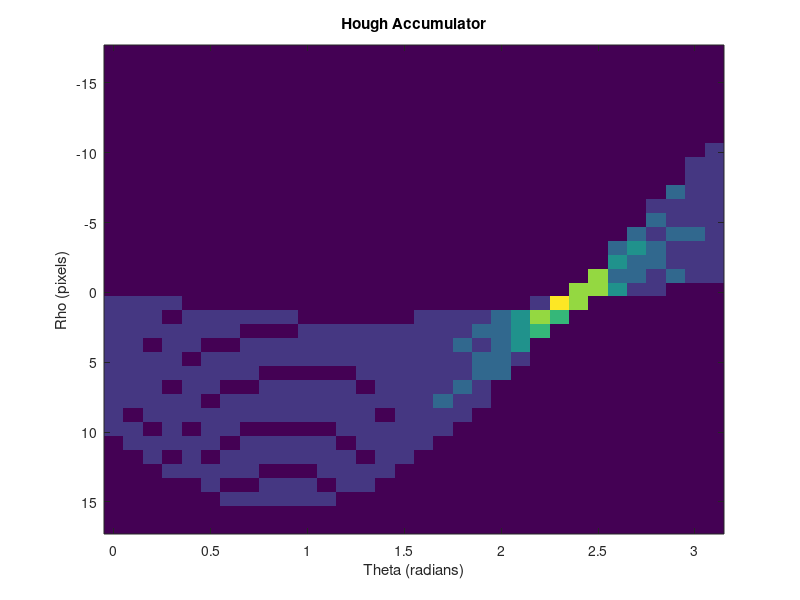
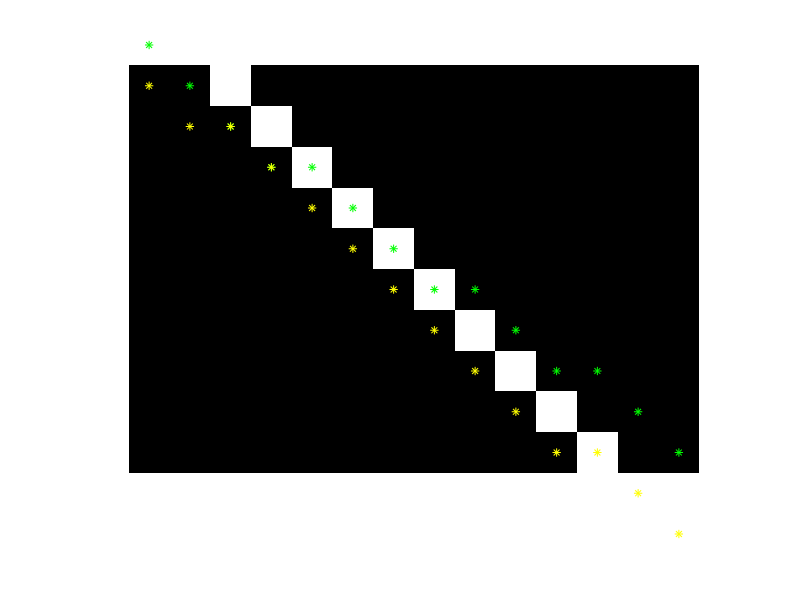

Recreate these plots in MATLAB, in order.
% Load a binary matrix that only contains 1 lineIm = [0 0 1 0 0 0 0 0 0 0 0 0 0 0;...      0 0 0 1 0 0 0 0 0 0 0 0 0 0;...      0 0 0 0 1 0 0 0 0 0 0 0 0 0;...      0 0 0 0 0 1 0 0 0 0 0 0 0 0;...      0 0 0 0 0 0 1 0 0 0 0 0 0 0;...      0 0 0 0 0 0 0 1 0 0 0 0 0 0;...      0 0 0 0 0 0 0 0 1 0 0 0 0 0;...      0 0 0 0 0 0 0 0 0 1 0 0 0 0;...      0 0 0 0 0 0 0 0 0 0 1 0 0 0;...      0 0 0 0 0 0 0 0 0 0 0 1 0 0];  %% set up variables for hough transform% Get the angular sampling frequency (in radian)theta_sample = 0.1;                                             %Get image size[nbrow, nbcol] = size(Im);% Get the row limit [0 to Sqrt(nbrow^2+nbcol^2)rho_lim = sqrt(nbrow^2+nbcol^2);% set the sampling of rho with a step of 1rho_samp = (-rho_lim:1:rho_lim);% Set the angle samplingtheta = (0:theta_sample:pi);% Check the length of theta thetas_length = length(theta);% Check the size of rhosrhos_length = length(rho_samp);% Create the Hough accumulatorhough_accumulator = zeros(rhos_length, thetas_length);% Calculate the hough transform on pixels with values 1%% perform hough transform% Go through every pixel of the imagefor i = 1:nbrow    for j = 1:nbcol      % Check is the pixel has a value of 1 (image must be binary)        if Im(i, j) == 1           % Calculate all the rho = i * cos(theta) + j sin(theta)            % Go through all the theta sample values            for theta_index = 1:thetas_length              % Get the angular value from the theta variable (from 0 to pi)                th = theta(theta_index);                % Calculate the rho value                r  = i * cos(th) + j * sin(th);                % Get the rho index value                rho_index = round(r + rhos_length/2);                   % Increment the Hough accumulator at location rho_index, theta_index                hough_accumulator(rho_index, theta_index) = ...                     hough_accumulator(rho_index, theta_index) + 1;            end        end    endend  % Display the Hough accumulator%% show hough transformfigure(1)% Use imagesc function to display itimagesc(theta, rho_samp, hough_accumulator);title('Hough Accumulator');xlabel('Theta (radians)');ylabel('Rho (pixels)');colormap('colormap');Maxvalue = max(max(hough_accumulator));[locationCol,locationRow] = find(hough_accumulator == Maxvalue);foundrho = rho_samp(locationCol(1)-1);foundtheta = theta(locationRow(1)-1);foundrho2 = rho_samp(locationCol(1));foundtheta2 = theta(locationRow(1));a = -((cos(foundtheta))/(sin(foundtheta)));b = foundrho/(sin(foundtheta));a2 = -((cos(foundtheta2))/(sin(foundtheta2)));b2 = foundrho/(sin(foundtheta2));x = [1:14];for i = 1:numel(x)  y(i)=round(a*i+b);  y2(i)=round(a2*i+b2);endforfigure(2)hold onimshow(Im)plot(x,y,"*g");plot(x,y2,"*y");hold off
  
